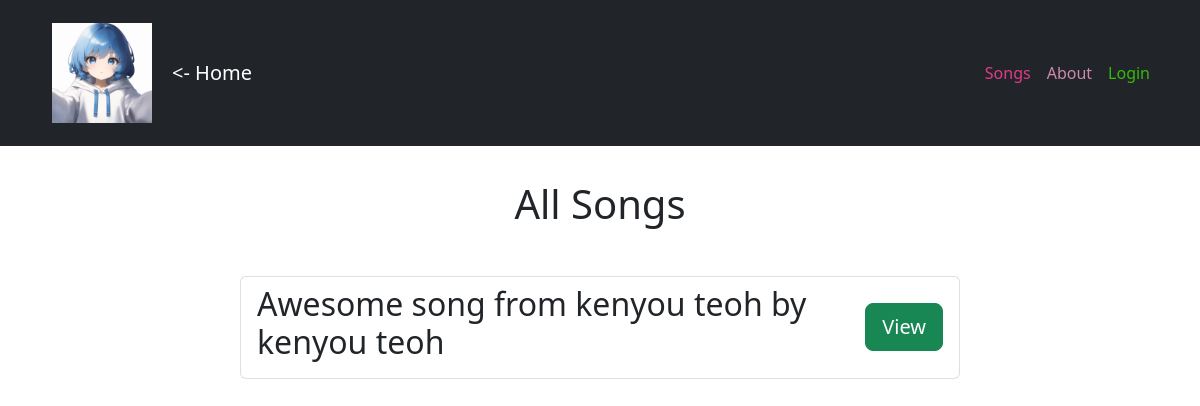
Before: /songs/ with the older database file.
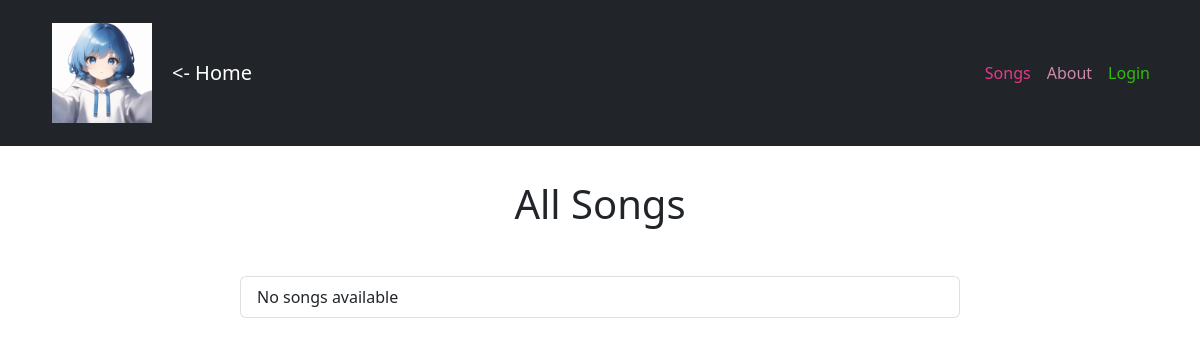
After: the same page with the newer database file.
### musicApp/models.py (models this page shows, shortened)
class Song(models.Model):
    name = models.CharField(max_length=100)
    artist = models.CharField(max_length=100)
    description = models.TextField(blank=True)

### musicApp/views.py (the view)
# urls.py: path('songs/', views.SongListView.as_view(), name='songs'),
class SongListView(ListView):
    model = Song
    context_object_name = "songs"
    template_name = "musicApp/song_list.html"

### musicApp/templates/musicApp/song_list.html (shortened to what this page needs)
{% extends 'musicApp/base.html' %}
{% block content %}
    <link href="https://cdn.jsdelivr.net/npm/bootstrap@5.2.3/dist/css/bootstrap.min.css" rel="stylesheet">
    <div class="container">
        <h1 class="text-center mt-5" tabindex="0">All Songs</h1>
        <div class="row justify-content-center mt-5">
            <div class="col-md-8">
                <ul class="list-group">
                    {% for song in songs %}
                        <li class="list-group-item">
                            <div class="d-flex justify-content-between align-items-center">
                                <div>
                                    <h2 tabindex="0">{{ song.name }} by {{ song.artist }}</h2>
                                </div>
                                <div>
                                    <a href="{% url 'song_detail' song.id %}" class="btn btn-lg btn-success" tabindex="0">View</a>
                                </div>
                            </div>
                        </li>
                    {% empty %}
                        <li class="list-group-item" tabindex="0">No songs available</li>
                    {% endfor %}
                </ul>
            </div>
        </div>
    </div>
{% endblock %}

### musicApp/templates/musicApp/base.html (shortened to what this page needs)
{% load static %}
<!DOCTYPE html>
<html lang="en">
<head>
    {% load bootstrap5 %}
    {% bootstrap_css %}
</head>
<body>
    <nav class="navbar navbar-expand-md navbar-dark bg-dark fixed-top">
        <div class="container">
            <a class="navbar-brand d-flex align-items-center" href="{% url 'songs' %}">
                <img src="{% static 'images/image.png' %}" alt="Home Page - Click to go to the songs page" style="width: 100px; margin: 10px;">
                <span style="margin-left: 10px;"><- Home</span>
            </a>
            <div class="collapse navbar-collapse" id="navbarCollapse">
                <ul class="navbar-nav ms-auto">
                    <li class="nav-item">
                        <a class="nav-link font-weight-bold" href="{% url 'songs' %}" style="color: red;">Songs</a>
                    </li>
                    <li class="nav-item">
                        <a class="nav-link font-weight-bold" href="{% url 'about' %}" style="color: yellow;">About</a>
                    </li>
                    {% if user.is_authenticated %}
                    <li class="nav-item">
                        <span class="nav-link font-weight-bold" style="color: white;">Welcome, {{ user.name }}</span>
                    </li>
                    <li class="nav-item">
                        <a class="nav-link font-weight-bold" href="{% url 'logout' %}" style="color: blue;">Logout</a>
                    </li>
                    {% else %}
                    <li class="nav-item">
                        <a class="nav-link font-weight-bold" href="{% url 'login' %}" style="color: green;">Login</a>
                    </li>
                    {% endif %}
                </ul>
            </div>
        </div>
    </nav>
    <div class="container" style="margin-top: 180px;">
        {% block content %}
        {% endblock %}
    </div>
</body>
</html>

Changed rows visible on the page:
removed Song: name "Awesome song from kenyou teoh", artist "kenyou teoh"
Other visible differences:
text now shown: "No songs available"
